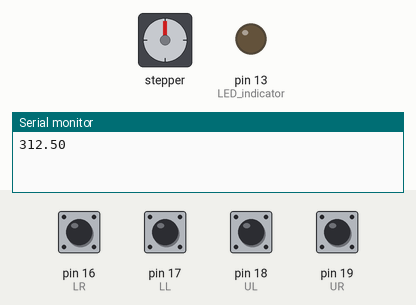
This sketch was run on a simulated Arduino Uno, built with avr-gcc and run on an emulated ATmega328P. On the bench: stepper motor, output pins drawn as LEDs (lit = HIGH), the last lines printed to the serial monitor. Wiring (inferred from the names in the program): stepper motor driver (200 steps per turn assumed): step pin 8; direction pin 6; enable pin 7. Dashed ring = blinking. The test bench sets the inputs (shaded band); at power-on: pin 16 (LR), pin 17 (LL), pin 18 (UL), pin 19 (UR) HIGH. Pins used as bus, display or sensor lines are not drawn.

Above: at 3.2 s.
3.3 s: pin 19 (UR) pulled LOW for 0.15 s
At 3.8 s:
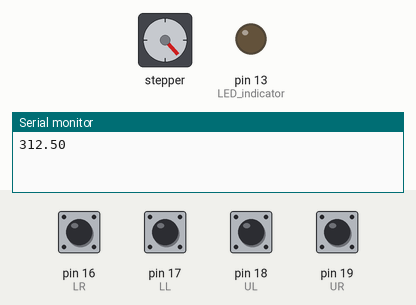
4.9 s: pin 16 (LR) pulled LOW for 0.15 s
At 4.97 s:
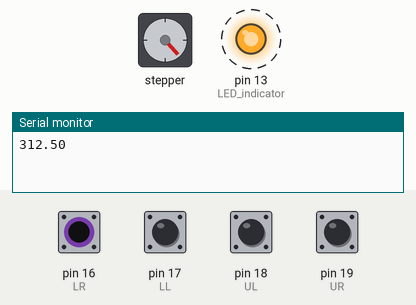
6.8 s: pin 19 (UR) pulled LOW for 1 s
At 8.9 s:
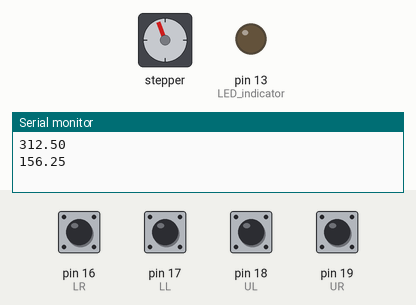
9.3 s: pin 17 (LL) pulled LOW for 0.15 s
At 9.37 s:
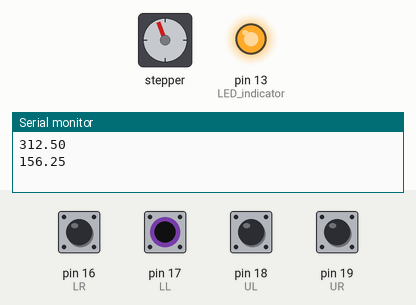
10.9 s: pin 19 (UR) pulled LOW for 0.15 s
At 12.0 s:
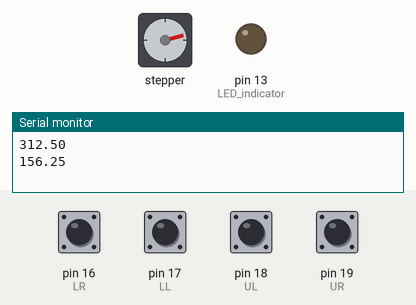
12.5 s: pin 16 (LR) pulled LOW for 1 s
At 12.57 s:
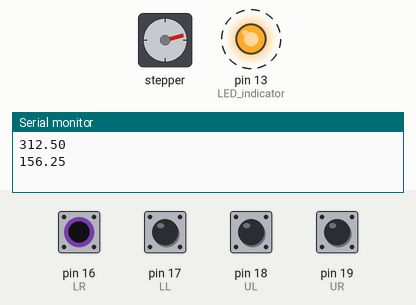
Timing chart, 0 to 15.5 s (numbered marks = the images above; inputs shaded):
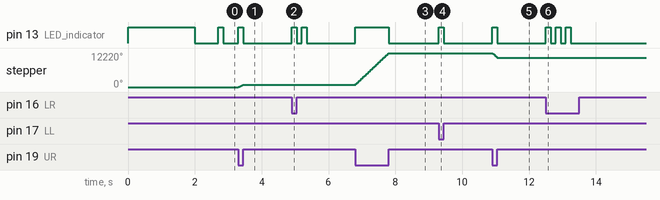

Measured:
- after the input at 3.3 s, pin 13 (LED_indicator): LOW → HIGH at once, → LOW 0.15 s later; stepper: turns 858° clockwise in 0.15 s, starting at once
- after the input at 4.9 s, pin 13 (LED_indicator): alternates HIGH for 0.15 s and LOW for 0.15 s, 4 changes in all, then stays LOW, starting at once
- after the input at 6.8 s, pin 13 (LED_indicator): LOW → HIGH at once, → LOW 1.0 s later; stepper: turns 11362° clockwise in 1.0 s, starting at once
- after the input at 9.3 s, pin 13 (LED_indicator): LOW → HIGH at once, → LOW 0.15 s later
- after the input at 10.9 s, pin 13 (LED_indicator): LOW → HIGH at once, → LOW 0.15 s later; stepper: turns 1705° counter-clockwise in 0.15 s, starting at once
- after the input at 12.5 s, pin 13 (LED_indicator): alternates HIGH for 0.15 s and LOW for 0.15 s, 6 changes in all, then stays LOW, starting at once

The sketch:

Stepper-Tester.ino
```cpp
/*
  Stepper Motor Control - speed control
  By Ville Kukko-Liedes For Platonics Oy

  Based on work by Tom Igoe

  Setup Config variables. The tester has 3 modes: E, XY, and Z. Default is E.
  When booting the tester, wait for light to turn solid and press UL for XY or UR for Z.
  If nothing is pressed within 2sec the tester remains in E-mode

*/

#define UL 18
#define UR 19
#define LL 17
#define LR 16

#define DEBUG 1

// Config

int speedE[] = {5,10,20,30}; // mm/s, 4 different speeds can be set and selected with LR-button
int speedXY[] = {20,40,80,300}; // mm/s
int speedZ[] = {1,2,3,4}; // mm/s

int stepsPerRev[] = {200,200,200}; //motor steps per revolution E, XY, Z
int mmPerRev[] = {5.16, 16*2.5, 8};
byte uSteps[] = {16,16,16};  //uSteps E, XY, Z

// END of Config


byte mode = 0; //0 = extruder, 1 = X/Y, 2 = Z
bool dir = true;
float curDelay = 0;
float newDelay = 0;
byte curSpeed = 0;

byte startUp = 0;

void setup() {
  if(DEBUG)Serial.begin(9600);
  pinMode(11, INPUT_PULLUP); // Enable internal pull-up resistor on pin 2
  pinMode(10, INPUT_PULLUP); // Enable internal pull-up resistor on pin 3
  pinMode(9, INPUT_PULLUP); // Enable internal pull-up resistor on pin 4

  pinMode(6, OUTPUT); //Direction
  pinMode(8, OUTPUT); //Step
  pinMode(7, OUTPUT); //Enable

  pinMode(LL, INPUT_PULLUP); //Direction
  pinMode(LR, INPUT_PULLUP); //Speed-up
  pinMode(UL, INPUT_PULLUP); //Do 1 revolution
  pinMode(UR, INPUT_PULLUP); //Constant revolution

  pinMode(13, OUTPUT); //LED indicator
  digitalWrite(13, HIGH);
  for(int i = 0; i<200; i++){
    if (digitalRead(UR) == LOW) { // Z-mode (default Extruder)
      mode = 2;
      i = 200;
    }else if (digitalRead(UL) == LOW) { // XY-mode (default Extruder)
      mode = 1;
      i = 200;
    }
    delay(10);
  }
  digitalWrite(13, LOW);
}


void loop() {
  if(startUp == 0){
    startUp=1;
    delay(700);
    blinkTimes(mode+1);
    curDelayUpdate();
  }

  if(!digitalRead(UR)){  // Continous rotation when UR pressed
    if (dir == true) digitalWrite(6, HIGH);
    else digitalWrite (6, LOW);

    digitalWrite (13, HIGH);

    byte byteLOW = PORTB;
    byte byteHIGH = PORTB ^ B00000001;

    while (!digitalRead(UR)) {
      PORTB = byteHIGH;  //Pin 8 High
      delayMicroseconds(newDelay);
      PORTB = byteLOW;  //Pin 8 Low
      delayMicroseconds(newDelay);

    }
    digitalWrite (13, LOW);
  }
  else{

    if (!digitalRead(LR)) {
      if(curSpeed < 3) curSpeed++;
      else curSpeed = 0;
      blinkTimes(curSpeed+1);
      curDelayUpdate();
      while (!digitalRead(LR)){} // wait to release button
      delay(20); //debounce
    } else
    if (!digitalRead(LL)) {
      dir = !dir;
      blinkTimes(dir+1);
      while (!digitalRead(LL)){}; // wait to release button
      delay(20); //debounce
    } else
    if (!digitalRead(UL)) {
      doSteps();
      while (!digitalRead(UL)){} // wait to release button
      delay(20); //debounce
    }

  }
}

void doSteps() {
  digitalWrite(13,HIGH);
  if (dir == true) digitalWrite(6, HIGH);
  else digitalWrite (6, LOW);

  byte byteLOW = PORTB;
  byte byteHIGH = PORTB ^ B00000001;
  long Time = micros();
  for (int n = 0; n < stepsPerRev[mode]*uSteps[mode]; n++){
    PORTB = byteHIGH;  //Pin 8 High
    delayMicroseconds(newDelay);
    PORTB = byteLOW;  //Pin 8 Low
    delayMicroseconds(newDelay);
  }
  long endTime = micros();

  Serial.print("Multiplier: ");
  Serial.print(float((endTime-Time)/(stepsPerRev[mode]*uSteps[mode]*curDelay)));
  Serial.print(" Diff: ");
  Serial.println(((endTime-Time)-(stepsPerRev[mode]*uSteps[mode]*curDelay))/(stepsPerRev[mode]*uSteps[mode]));
  Serial.print("Theory: ");
  Serial.print(curDelay);
  Serial.print(" Adjusted: ");
  Serial.print(newDelay*2);
  Serial.print(" Reality: ");
  Serial.println(float((endTime-Time)/(stepsPerRev[mode]*uSteps[mode])));

  digitalWrite(13,LOW);
}

void curDelayUpdate(){
  if(mode==0)curDelay = 1000000*(float(mmPerRev[mode]))/(float(uSteps[mode])*float(stepsPerRev[mode])*float(speedE[curSpeed]));
  else if(mode==1)curDelay = 1000000*(float(mmPerRev[mode]))/(float(uSteps[mode])*float(stepsPerRev[mode])*float(speedXY[curSpeed]));
  else if(mode==2)curDelay = 1000000*(float(mmPerRev[mode]))/(float(uSteps[mode])*float(stepsPerRev[mode])*float(speedZ[curSpeed]));

  if(DEBUG)Serial.println(curDelay);

  if(curDelay >= 12)newDelay = curDelay-10;
  else newDelay = 2;
  newDelay = newDelay/2;
}

void blinkTimes(int count){
  for (int n = 0; n < count; n++) {
    blink();
  }
}

void blink() {
  digitalWrite(13, HIGH);   // turn the LED on (HIGH is the voltage level)
  delay(150);                       // wait for a second
  digitalWrite(13, LOW);    // turn the LED off by making the voltage LOW
  delay(150);
}
```
